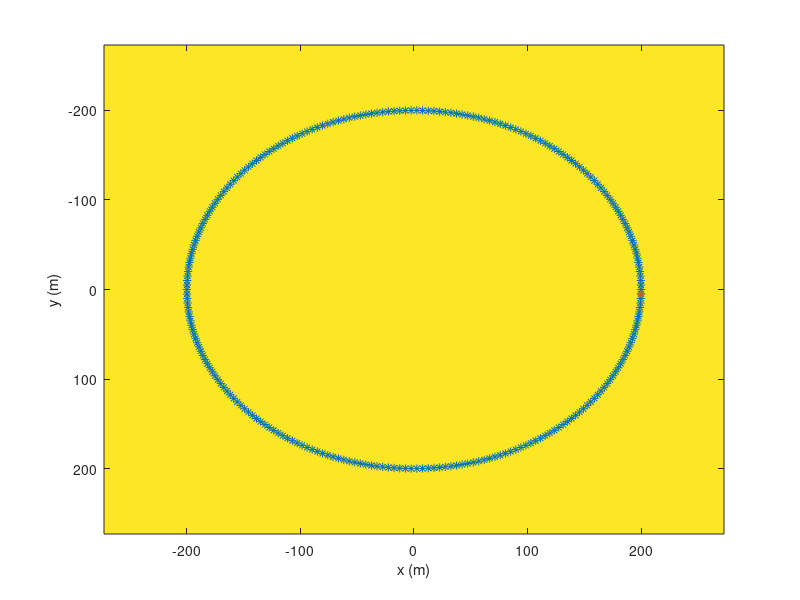

Source code (MATLAB): (Note: this script raises an error after producing the figure.)
clear all; clc; close all; clear workspace

% set number of dimensions
global nDIM; nDIM = 2; % set dimension of space

    % set up spatial grid
    N1fd = 1280; N2fd = 1280; dxfd =2.13313822/5;
    x1fd = -(N1fd+1)*dxfd/2 + (1:N1fd)*dxfd;   
    x2fd = -(N2fd+1)*dxfd/2 + (1:N2fd)*dxfd;
    orig = [-(N1fd+1)*dxfd/2,-(N2fd+1)*dxfd/2];
    [X1fd,X2fd] = ndgrid(x1fd,x2fd);   
    
    % load model
%     filn=sprintf('sos_fidmod.bin'); fid = fopen(filn,'r'); sos_fd = fread(fid,[N1fd*N2fd],'float32'); fclose('all');   
%     filn=sprintf('rho_fidmod.bin'); fid = fopen(filn,'r'); rho_fd = fread(fid,[N1fd*N2fd],'float32'); fclose('all');   
%     sos_fd = reshape(sos_fd,[N1fd,N2fd]);
%     rho_fd = reshape(rho_fd,[N1fd,N2fd]);
    sos_fd = ones(N1fd,N2fd)*1500; % speed of sound
    rho_fd = ones(N1fd,N2fd)*1500; % density
    

    % time parameters
    Ntdf = 1024; dtdf = 10^(-3);
 
    % set up acquisition grid
    r_rec = 200; % radius of circle
    Nr = 250; % number of receivers
    rcvr_phi(1:Nr) = (1:Nr) * 2*pi/Nr; % angles
    xR = zeros(2,Nr);
    xR(1,1:Nr) = r_rec * cos(rcvr_phi); 
    xR(2,1:Nr) = r_rec * sin(rcvr_phi);
    xS = xR(:,1) % choose source at first position
    
    % plot the impedance and acquisition geometry
    figure; imagesc(x1fd,x2fd,sos_fd.*rho_fd);
    hold on; scatter(xR(1,:),xR(2,:),'*b');
    hold on; scatter(xS(1,:),xS(2,:),'*r');
    xlabel('x (m)');
    ylabel('y (m)');
    
    % Call finite difference code
    [P, Vz]=FD_mod( xS.', xR.', 0.5, dtdf, dxfd, sos_fd, rho_fd, orig);

    % make a plot
    figure;imagesc(P);
    xlabel('angle (degrees)');
    ylabel('time (t)');
